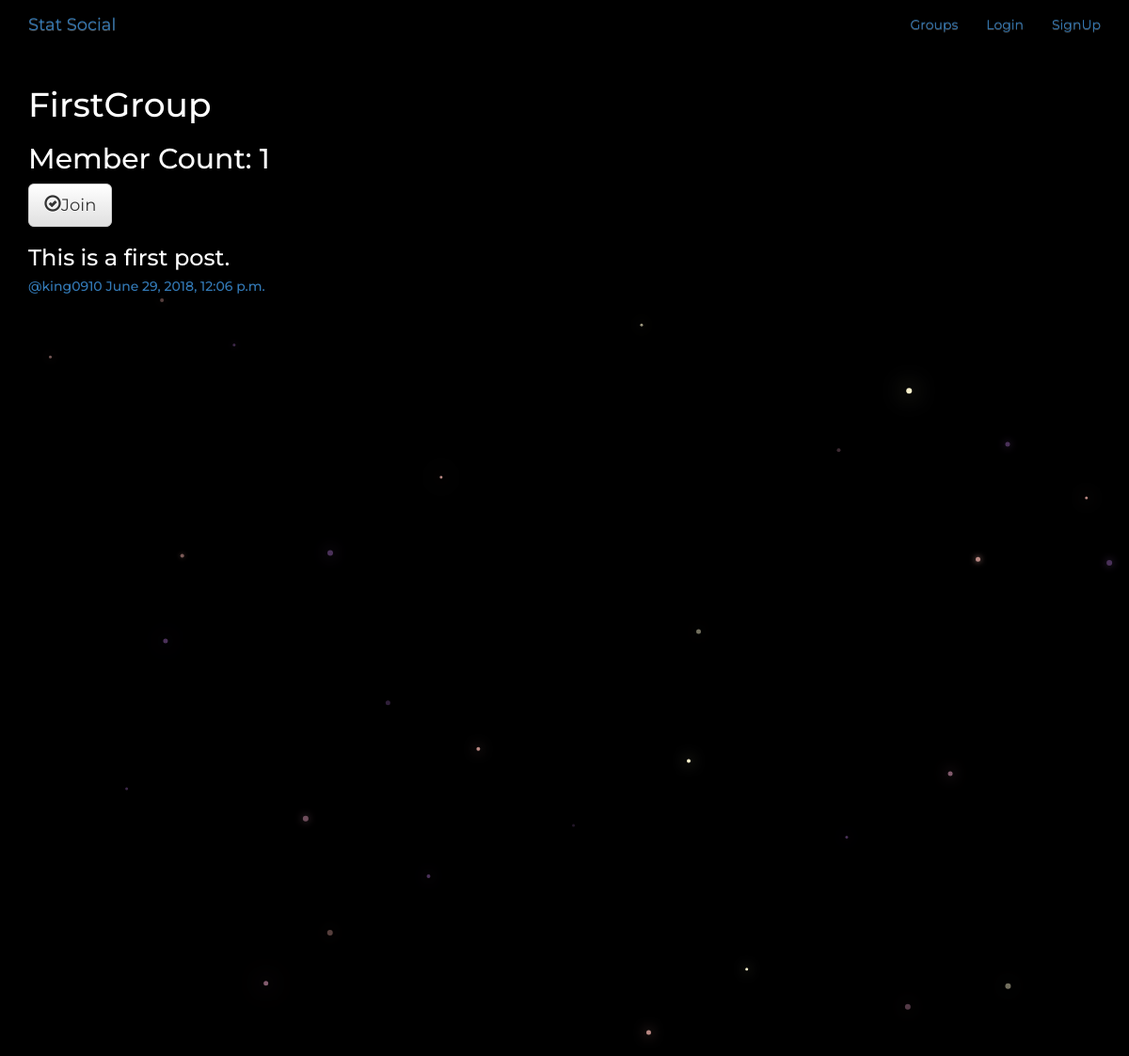
The page /group/post/in/firstgroup/ on the database its author committed.
### groups/models.py (models this page shows, shortened)
class Group(models.Model):
    name = models.CharField(max_length=255, unique=True)
    slug = models.SlugField(allow_unicode=True, unique=True)
    description = models.TextField(blank=True, default="")
    members = models.ManyToManyField(User, through="GroupMember")
    class Meta():
        ordering =['name']

### posts/models.py (models this page shows, shortened)
class Post(models.Model):
    user = models.ForeignKey(User, related_name='posts')
    created_at =models.DateTimeField(auto_now=True)
    message = models.TextField()
    group = models.ForeignKey(Group, related_name="posts", null=True, blank=True)
    class Meta():
        ordering = ['-created_at']
        unique_together = ['user', 'message']

### groups/views.py (the view)
# urls.py: url(r'^post/in/(?P<slug>[-\w]+)/$', views.SingleGroup.as_view(), name="single"),
class SingleGroup(generic.DetailView):
    model = Group

### groups/templates/groups/group_detail.html
{% extends "groups/group_base.html" %}
{% block pregroup %}
  <h1>{{group.name}}</h1>
  <h2>Member Count: {{group.members.count}}</h2>
  <div class="content">
    {% if user in group.members.all %}
      <a href="{% url 'groups:leave' slug=group.slug %}"
         class="btn btn-lg btn-fill btn-warning">
         <span class="glyphicon glyphicon-remove-circle"></span>Leave</a>
    {% else %}
    <a href="{% url 'groups:join' slug=group.slug %}"
       class="btn btn-lg btn-fill btn-default">
       <span class="glyphicon glyphicon-ok-circle"></span>Join</a>
    {% endif %}
  </div>
{% endblock %}
{% block group_content %}
  <div class="col-mid-8">
    {% if group.posts.count == 0 %}
      <h2>No post in this group yet!</h2>
    {% else %}
      {% for post in group.posts.all %}
        {% include "posts/_post.html" %}
      {% endfor %}
    {% endif %}
  </div>
{% endblock %}

### posts/templates/posts/_post.html (shortened to what this page needs)
<div class="post media">
  <h3>{{post.message|safe}}</h3>
  <div class="media-body">
    <h5 class="media-heading">
      <span class="username">
        <a href="{% url 'posts:for_user' username=post.user.username %}">@{{ post.user.username }}</a>
      </span>
      <time class="time">
        <a href="{% url 'posts:single' username=post.user.username pk=post.pk %}">{{ post.created_at }}</a>
      </time>
    </h5>
  </div>
</div>

### static/simplesocial/css/master.css (style rules this page uses)
body { font-family: 'Montserrat', sans-serif; margin: 0; overflow: hidden; background-color: black; color:white; }

### rows shown on the page
Group: name "FirstGroup", members.count "1"
Post: message "This is a first post.", user.username "king0910", created_at "June 29, 2018, 12:06 p.m."
